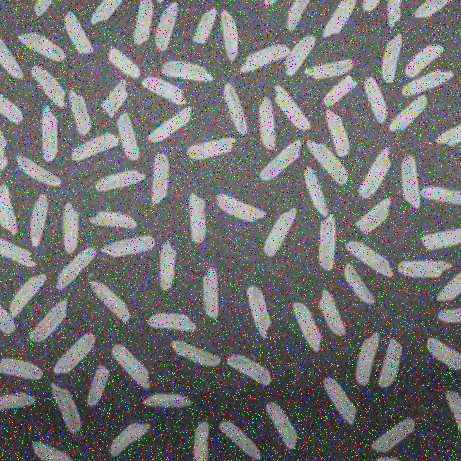
#> input picture 1_wIXlvBeAFtNVgJd49VObgQ.png_Salt_Pepper_Noise1.png, 461 x 461 px
$ python ImageThresholding.py
#> lines starting #> are read from the running program, lines starting #| are printed output that depends on the picture; after the words box and inside, x2 and y2 are one past the last pixel; in counts of white or black regions, pixels touching at a corner belong together
import cv2
import numpy as np


#đọc file
path= "1_wIXlvBeAFtNVgJd49VObgQ.png_Salt_Pepper_Noise1.png"
#path = "objets4.jpg"
img = cv2.imread(path,0)
#> img: shape (461, 461); min 0, max 255, mean 111.7

#tăng đồ tương phan
#clahe = cv2.createCLAHE(clipLimit=2.0, tileGridSize=(8,8))
#cl1 = clahe.apply(img)

#thêm bộ lọc
img = cv2.medianBlur(img,3)
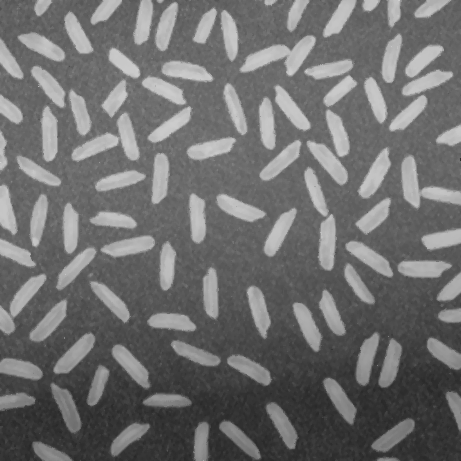
#> img: shape (461, 461); min 40, max 208, mean 110.6

#global threashould
#https://docs.opencv.org/master/d7/d4d/tutorial_py_thresholding.html
ret1,th1 = cv2.threshold(img,127,255,cv2.THRESH_BINARY)
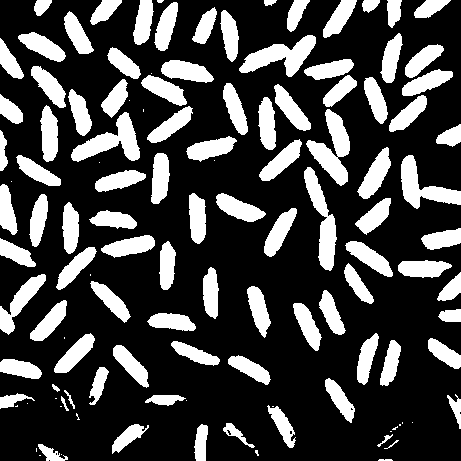
#> th1: shape (461, 461); 26.7% white; 122 white regions (25 under 20 px), largest, box (x1, y1, x2, y2) and area: (306, 109, 350, 186) 1529, (71, 112, 140, 162) 1445, (239, 35, 316, 77) 1439
ret2,th2 = cv2.threshold(img,0,255,cv2.THRESH_BINARY+cv2.THRESH_OTSU)
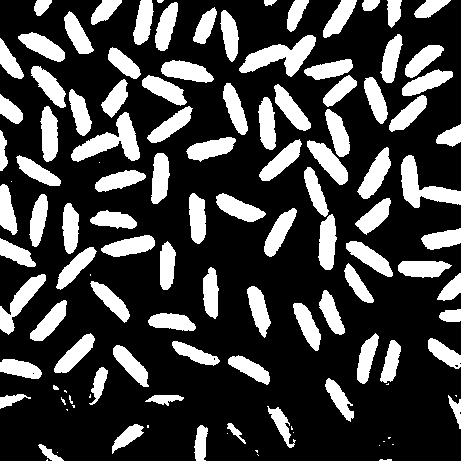
#> th2: shape (461, 461); 26% white; 119 white regions (24 under 20 px), largest, box (x1, y1, x2, y2) and area: (71, 112, 140, 162) 1420, (239, 35, 316, 77) 1416, (401, 155, 461, 208) 1296
#> ret2 = 130
blur = cv2.GaussianBlur(img,(5,5),0)
ret3,th3 = cv2.threshold(blur,0,255,cv2.THRESH_BINARY+cv2.THRESH_OTSU)
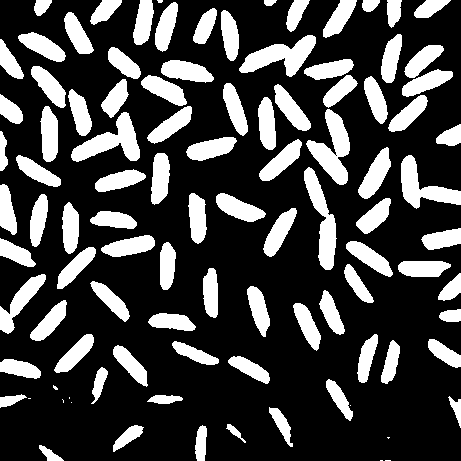
#> th3: shape (461, 461); 26.4% white; 101 white regions (10 under 20 px), largest, box (x1, y1, x2, y2) and area: (306, 109, 350, 185) 1564, (71, 112, 140, 162) 1490, (239, 35, 316, 77) 1485
#> ret3 = 129

'''
#adapptive threashould
ret,th1 = cv2.threshold(img,127,255,cv2.THRESH_BINARY)
th2 = cv2.adaptiveThreshold(img,255,cv2.ADAPTIVE_THRESH_MEAN_C,\
            cv2.THRESH_BINARY,11,2)
th3 = cv2.adaptiveThreshold(img,255,cv2.ADAPTIVE_THRESH_GAUSSIAN_C,\
            cv2.THRESH_BINARY,11,2)
'''
'''
#xử lý hậu phân vùng
kernel = np.ones((5,5),np.uint8)
th3_erode = cv2.erode(th3,kernel,iterations = 1)
for i in range(3):
    th3_erode = cv2.erode(th3_erode,kernel,iterations = 1)

'''

cv2.imshow("Move noise 3", th3)

kernel = np.ones((2,2),np.uint8)
th3_erode = cv2.erode(th3,kernel,iterations = 1)
#> th3_erode: shape (461, 461); 23.6% white; 94 white regions (3 under 20 px), largest, box (x1, y1, x2, y2) and area: (307, 110, 350, 185) 1407, (72, 113, 140, 162) 1349, (240, 36, 316, 77) 1346

th3_dilate = cv2.dilate(th3_erode, kernel, iterations = 2)
#> th3_dilate: shape (461, 461); 29.5% white; 89 white regions, largest, box (x1, y1, x2, y2) and area: (389, 46, 455, 134) 2288, (307, 110, 352, 187) 1722, (142, 76, 194, 145) 1639

num_labels, labels_im = cv2.connectedComponents(th3_dilate)
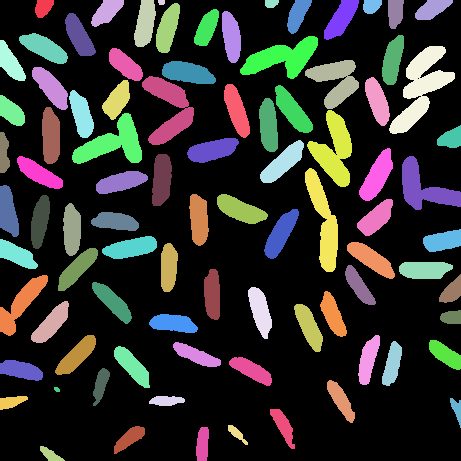
#> labels_im: shape (461, 461) int32; 90 distinct labels, from 0 to 89; one colour per label, 0 black
#> num_labels = 90
#| 90


def imshow_components(labels):
    # Map component labels to hue val
    label_hue = np.uint8(179*labels/np.max(labels))
    blank_ch = 255*np.ones_like(label_hue)
    labeled_img = cv2.merge([label_hue, blank_ch, blank_ch])

    # cvt to BGR for display
    labeled_img = cv2.cvtColor(labeled_img, cv2.COLOR_HSV2BGR)
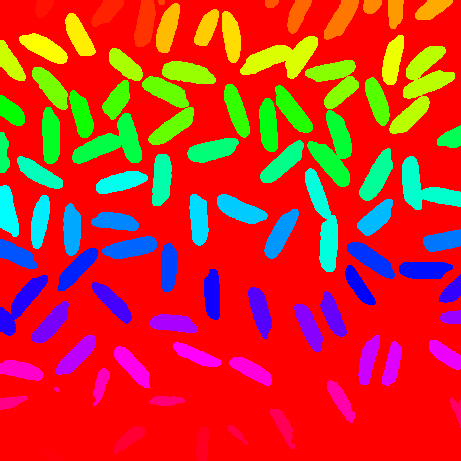
#> labeled_img: shape (461, 461, 3); mean B, G, R 37.7, 47, 210.1

    # set bg label to black
    labeled_img[label_hue==0] = 0
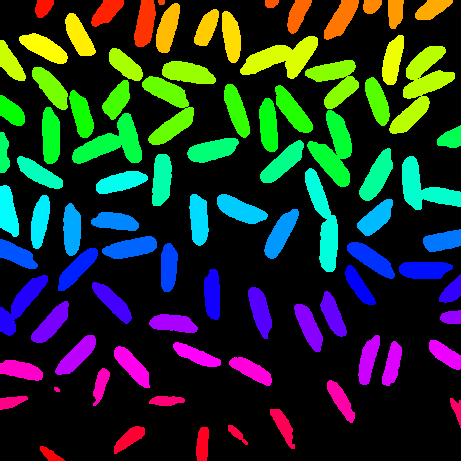
#> labeled_img: shape (461, 461, 3); mean B, G, R 37.7, 47, 30.3

    cv2.imshow('labeled.png', labeled_img)
    cv2.waitKey()

print(num_labels)
imshow_components(labels_im)

cv2.waitKey(0)

$ run again, with 1_wIXlvBeAFtNVgJd49VObgQ_sinus.png copied over 1_wIXlvBeAFtNVgJd49VObgQ.png_Salt_Pepper_Noise1.png
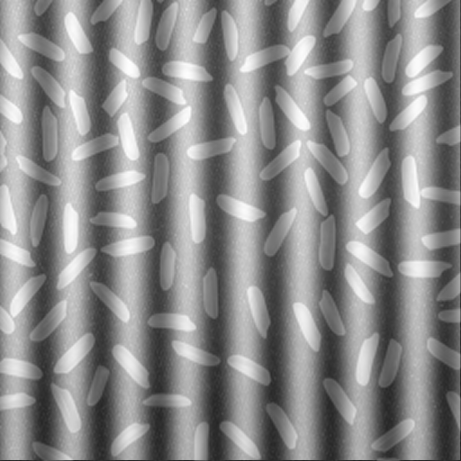
#> input picture 1_wIXlvBeAFtNVgJd49VObgQ_sinus.png, 461 x 461 px
#> img is the input picture: shape (461, 461); min 37, max 255, mean 140.2
#> th1: shape (461, 461); 56.8% white; 6 black regions (4 under 20 px), largest, box (x1, y1, x2, y2) and area: (0, 0, 461, 461) 91760, (0, 373, 2, 395) 39
#> th2: shape (461, 461); 50.5% white; 16 black regions (12 under 20 px), largest, box (x1, y1, x2, y2) and area: (0, 0, 461, 461) 104966, (0, 256, 3, 305) 85, (0, 373, 4, 397) 80, (0, 330, 3, 361) 74
#> ret2 = 139
#> th3: shape (461, 461); 49.8% white; 19 white regions (5 under 20 px), largest, box (x1, y1, x2, y2) and area: (166, 0, 209, 461) 13675, (338, 0, 381, 460) 13438, (109, 0, 151, 460) 13395
#> ret3 = 140
#> th3_erode: shape (461, 461); 47.8% white; 19 white regions (5 under 20 px), largest, box (x1, y1, x2, y2) and area: (167, 0, 209, 461) 13089, (339, 0, 381, 460) 12869, (110, 0, 151, 460) 12822
#> th3_dilate: shape (461, 461); 52.3% white; 15 black regions (3 under 20 px), largest, box (x1, y1, x2, y2) and area: (370, 0, 409, 461) 12873, (313, 0, 352, 461) 12808, (83, 0, 122, 461) 12683
#> `num_labels, labels_im = cv2.connectedComponents(th3_dilate)`:
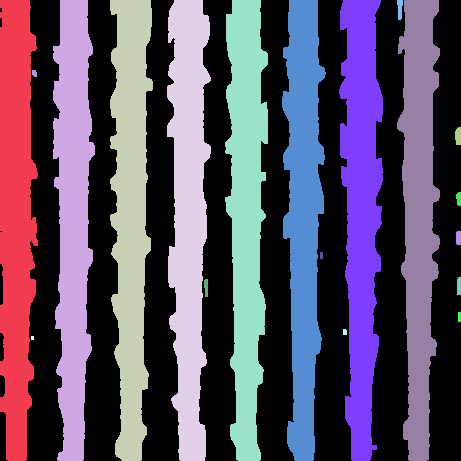
#> labels_im: shape (461, 461) int32; 20 distinct labels, from 0 to 19; one colour per label, 0 black
#> num_labels = 20
#| 20
#> in imshow_components, `labeled_img[label_hue==0] = 0`:
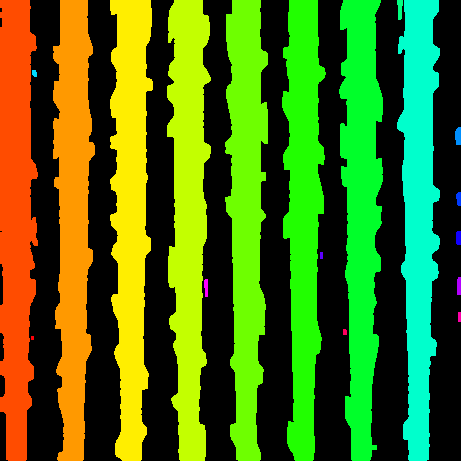
#> labeled_img: shape (461, 461, 3); mean B, G, R 16, 113.6, 72.5
